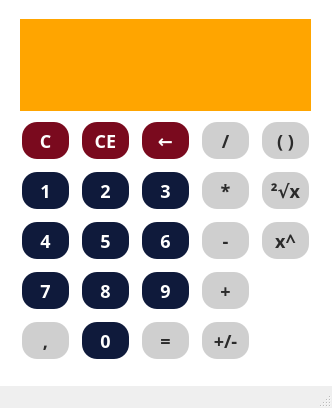
<?xml version="1.0" encoding="UTF-8"?>
<ui version="4.0">
 <class>MainWindow</class>
 <widget class="QMainWindow" name="MainWindow">
  <property name="geometry">
   <rect>
    <x>0</x>
    <y>0</y>
    <width>332</width>
    <height>408</height>
   </rect>
  </property>
  <property name="windowTitle">
   <string>MainWindow</string>
  </property>
  <property name="styleSheet">
   <string notr="true">fontsize:30px;</string>
  </property>
  <widget class="QWidget" name="centralwidget">
   <property name="styleSheet">
    <string notr="true">	background-color: white;
	color: #000000;
	border-color: #000000;</string>
   </property>
   <widget class="QLabel" name="Calculo">
    <property name="geometry">
     <rect>
      <x>20</x>
      <y>50</y>
      <width>291</width>
      <height>61</height>
     </rect>
    </property>
    <property name="font">
     <font>
      <family>Calculator</family>
      <pointsize>-1</pointsize>
     </font>
    </property>
    <property name="mouseTracking">
     <bool>false</bool>
    </property>
    <property name="layoutDirection">
     <enum>Qt::LeftToRight</enum>
    </property>
    <property name="styleSheet">
     <string notr="true">background-color: orange;
	color: #000;
	border-style: solid;
	border-radius: 0px;	
	border-color: #000000;
	font-size: 50px;
	padding: 5px 10px;</string>
    </property>
    <property name="lineWidth">
     <number>1</number>
    </property>
    <property name="text">
     <string/>
    </property>
    <property name="textFormat">
     <enum>Qt::RichText</enum>
    </property>
    <property name="alignment">
     <set>Qt::AlignRight|Qt::AlignTrailing|Qt::AlignVCenter</set>
    </property>
    <property name="margin">
     <number>0</number>
    </property>
   </widget>
   <widget class="QPushButton" name="boton1">
    <property name="geometry">
     <rect>
      <x>20</x>
      <y>170</y>
      <width>51</width>
      <height>41</height>
     </rect>
    </property>
    <property name="font">
     <font>
      <family>Bahnschrift SemiBold</family>
      <pointsize>-1</pointsize>
      <weight>75</weight>
      <bold>true</bold>
     </font>
    </property>
    <property name="cursor">
     <cursorShape>PointingHandCursor</cursorShape>
    </property>
    <property name="styleSheet">
     <string notr="true">QPushButton {
	background-color: #0f1a3b;
	color: white;
	border-style: solid;
	border-radius: 15px;
	border-color: #000000;
	font-weight: bold;
	font-size: 18px;
	margin: 2px;
}

QPushButton::hover
{
	background-color: #2346b0;
	color:white;

}

</string>
    </property>
    <property name="text">
     <string>1</string>
    </property>
   </widget>
   <widget class="QPushButton" name="boton2">
    <property name="geometry">
     <rect>
      <x>80</x>
      <y>170</y>
      <width>51</width>
      <height>41</height>
     </rect>
    </property>
    <property name="font">
     <font>
      <family>Bahnschrift SemiBold</family>
      <pointsize>-1</pointsize>
      <weight>75</weight>
      <bold>true</bold>
     </font>
    </property>
    <property name="cursor">
     <cursorShape>PointingHandCursor</cursorShape>
    </property>
    <property name="styleSheet">
     <string notr="true">QPushButton {
	background-color: #0f1a3b;
	color: white;
	border-style: solid;
	border-radius: 15px;
	border-color: #000000;
	font-weight: bold;
	font-size: 18px;
	margin: 2px;
}

QPushButton::hover
{
	background-color: #2346b0;
	color:white;

}

</string>
    </property>
    <property name="text">
     <string>2</string>
    </property>
   </widget>
   <widget class="QPushButton" name="boton3">
    <property name="geometry">
     <rect>
      <x>140</x>
      <y>170</y>
      <width>51</width>
      <height>41</height>
     </rect>
    </property>
    <property name="font">
     <font>
      <family>Bahnschrift SemiBold</family>
      <pointsize>-1</pointsize>
      <weight>75</weight>
      <bold>true</bold>
     </font>
    </property>
    <property name="cursor">
     <cursorShape>PointingHandCursor</cursorShape>
    </property>
    <property name="styleSheet">
     <string notr="true">QPushButton {
	background-color: #0f1a3b;
	color: white;
	border-style: solid;
	border-radius: 15px;
	border-color: #000000;
	font-weight: bold;
	font-size: 18px;
	margin: 2px;
}

QPushButton::hover
{
	background-color: #2346b0;
	color:white;

}

</string>
    </property>
    <property name="text">
     <string>3</string>
    </property>
   </widget>
   <widget class="QPushButton" name="boton6">
    <property name="geometry">
     <rect>
      <x>140</x>
      <y>220</y>
      <width>51</width>
      <height>41</height>
     </rect>
    </property>
    <property name="font">
     <font>
      <family>Bahnschrift SemiBold</family>
      <pointsize>-1</pointsize>
      <weight>75</weight>
      <bold>true</bold>
     </font>
    </property>
    <property name="cursor">
     <cursorShape>PointingHandCursor</cursorShape>
    </property>
    <property name="styleSheet">
     <string notr="true">QPushButton {
	background-color: #0f1a3b;
	color: white;
	border-style: solid;
	border-radius: 15px;
	border-color: #000000;
	font-weight: bold;
	font-size: 18px;
	margin: 2px;
}

QPushButton::hover
{
	background-color: #2346b0;
	color:white;

}

</string>
    </property>
    <property name="text">
     <string>6</string>
    </property>
   </widget>
   <widget class="QPushButton" name="boton4">
    <property name="geometry">
     <rect>
      <x>20</x>
      <y>220</y>
      <width>51</width>
      <height>41</height>
     </rect>
    </property>
    <property name="font">
     <font>
      <family>Bahnschrift SemiBold</family>
      <pointsize>-1</pointsize>
      <weight>75</weight>
      <bold>true</bold>
     </font>
    </property>
    <property name="cursor">
     <cursorShape>PointingHandCursor</cursorShape>
    </property>
    <property name="styleSheet">
     <string notr="true">QPushButton {
	background-color: #0f1a3b;
	color: white;
	border-style: solid;
	border-radius: 15px;
	border-color: #000000;
	font-weight: bold;
	font-size: 18px;
	margin: 2px;
}

QPushButton::hover
{
	background-color: #2346b0;
	color:white;

}

</string>
    </property>
    <property name="text">
     <string>4</string>
    </property>
   </widget>
   <widget class="QPushButton" name="boton5">
    <property name="geometry">
     <rect>
      <x>80</x>
      <y>220</y>
      <width>51</width>
      <height>41</height>
     </rect>
    </property>
    <property name="font">
     <font>
      <family>Bahnschrift SemiBold</family>
      <pointsize>-1</pointsize>
      <weight>75</weight>
      <bold>true</bold>
     </font>
    </property>
    <property name="cursor">
     <cursorShape>PointingHandCursor</cursorShape>
    </property>
    <property name="styleSheet">
     <string notr="true">QPushButton {
	background-color: #0f1a3b;
	color: white;
	border-style: solid;
	border-radius: 15px;
	border-color: #000000;
	font-weight: bold;
	font-size: 18px;
	margin: 2px;
}

QPushButton::hover
{
	background-color: #2346b0;
	color:white;

}

</string>
    </property>
    <property name="text">
     <string>5</string>
    </property>
   </widget>
   <widget class="QPushButton" name="boton9">
    <property name="geometry">
     <rect>
      <x>140</x>
      <y>270</y>
      <width>51</width>
      <height>41</height>
     </rect>
    </property>
    <property name="font">
     <font>
      <family>Bahnschrift SemiBold</family>
      <pointsize>-1</pointsize>
      <weight>75</weight>
      <bold>true</bold>
     </font>
    </property>
    <property name="cursor">
     <cursorShape>PointingHandCursor</cursorShape>
    </property>
    <property name="styleSheet">
     <string notr="true">QPushButton {
	background-color: #0f1a3b;
	color: white;
	border-style: solid;
	border-radius: 15px;
	border-color: #000000;
	font-weight: bold;
	font-size: 18px;
	margin: 2px;
}

QPushButton::hover
{
	background-color: #2346b0;
	color:white;

}

</string>
    </property>
    <property name="text">
     <string>9</string>
    </property>
   </widget>
   <widget class="QPushButton" name="boton7">
    <property name="geometry">
     <rect>
      <x>20</x>
      <y>270</y>
      <width>51</width>
      <height>41</height>
     </rect>
    </property>
    <property name="font">
     <font>
      <family>Bahnschrift SemiBold</family>
      <pointsize>-1</pointsize>
      <weight>75</weight>
      <bold>true</bold>
     </font>
    </property>
    <property name="cursor">
     <cursorShape>PointingHandCursor</cursorShape>
    </property>
    <property name="styleSheet">
     <string notr="true">QPushButton {
	background-color: #0f1a3b;
	color: white;
	border-style: solid;
	border-radius: 15px;
	border-color: #000000;
	font-weight: bold;
	font-size: 18px;
	margin: 2px;
}

QPushButton::hover
{
	background-color: #2346b0;
	color:white;

}

</string>
    </property>
    <property name="text">
     <string>7</string>
    </property>
   </widget>
   <widget class="QPushButton" name="boton8">
    <property name="geometry">
     <rect>
      <x>80</x>
      <y>270</y>
      <width>51</width>
      <height>41</height>
     </rect>
    </property>
    <property name="font">
     <font>
      <family>Bahnschrift SemiBold</family>
      <pointsize>-1</pointsize>
      <weight>75</weight>
      <bold>true</bold>
     </font>
    </property>
    <property name="cursor">
     <cursorShape>PointingHandCursor</cursorShape>
    </property>
    <property name="styleSheet">
     <string notr="true">QPushButton {
	background-color: #0f1a3b;
	color: white;
	border-style: solid;
	border-radius: 15px;
	border-color: #000000;
	font-weight: bold;
	font-size: 18px;
	margin: 2px;
}

QPushButton::hover
{
	background-color: #2346b0;
	color:white;

}

</string>
    </property>
    <property name="text">
     <string>8</string>
    </property>
   </widget>
   <widget class="QPushButton" name="suma">
    <property name="geometry">
     <rect>
      <x>200</x>
      <y>270</y>
      <width>51</width>
      <height>41</height>
     </rect>
    </property>
    <property name="font">
     <font>
      <family>Bahnschrift SemiBold</family>
      <pointsize>-1</pointsize>
      <weight>75</weight>
      <bold>true</bold>
     </font>
    </property>
    <property name="cursor">
     <cursorShape>PointingHandCursor</cursorShape>
    </property>
    <property name="styleSheet">
     <string notr="true">QPushButton {
	background-color: #cfcfcf;
	color: #2b2b2b;
	border-style: solid;
	border-radius: 15px;
	border-color: #000000;
	font-weight: bold;
	font-size: 18px;
	margin: 2px;
}

QPushButton::hover
{
	background-color: black;
	color:white;

}</string>
    </property>
    <property name="text">
     <string>+</string>
    </property>
   </widget>
   <widget class="QPushButton" name="producto">
    <property name="geometry">
     <rect>
      <x>200</x>
      <y>170</y>
      <width>51</width>
      <height>41</height>
     </rect>
    </property>
    <property name="font">
     <font>
      <family>Bahnschrift SemiBold</family>
      <pointsize>-1</pointsize>
      <weight>75</weight>
      <bold>true</bold>
     </font>
    </property>
    <property name="cursor">
     <cursorShape>PointingHandCursor</cursorShape>
    </property>
    <property name="styleSheet">
     <string notr="true">QPushButton {
	background-color: #cfcfcf;
	color: #2b2b2b;
	border-style: solid;
	border-radius: 15px;
	border-color: #000000;
	font-weight: bold;
	font-size: 18px;
	margin: 2px;
}

QPushButton::hover
{
	background-color: black;
	color:white;

}</string>
    </property>
    <property name="text">
     <string>*</string>
    </property>
   </widget>
   <widget class="QPushButton" name="resta">
    <property name="geometry">
     <rect>
      <x>200</x>
      <y>220</y>
      <width>51</width>
      <height>41</height>
     </rect>
    </property>
    <property name="font">
     <font>
      <family>Bahnschrift SemiBold</family>
      <pointsize>-1</pointsize>
      <weight>75</weight>
      <bold>true</bold>
     </font>
    </property>
    <property name="cursor">
     <cursorShape>PointingHandCursor</cursorShape>
    </property>
    <property name="styleSheet">
     <string notr="true">QPushButton {
	background-color: #cfcfcf;
	color: #2b2b2b;
	border-style: solid;
	border-radius: 15px;
	border-color: #000000;
	font-weight: bold;
	font-size: 18px;
	margin: 2px;
}

QPushButton::hover
{
	background-color: black;
	color:white;

}</string>
    </property>
    <property name="text">
     <string>-</string>
    </property>
   </widget>
   <widget class="QPushButton" name="boton0">
    <property name="geometry">
     <rect>
      <x>80</x>
      <y>320</y>
      <width>51</width>
      <height>41</height>
     </rect>
    </property>
    <property name="font">
     <font>
      <family>Bahnschrift SemiBold</family>
      <pointsize>-1</pointsize>
      <weight>75</weight>
      <bold>true</bold>
     </font>
    </property>
    <property name="cursor">
     <cursorShape>PointingHandCursor</cursorShape>
    </property>
    <property name="styleSheet">
     <string notr="true">QPushButton {
	background-color: #0f1a3b;
	color: white;
	border-style: solid;
	border-radius: 15px;
	border-color: #000000;
	font-weight: bold;
	font-size: 18px;
	margin: 2px;
}

QPushButton::hover
{
	background-color: #2346b0;
	color:white;

}

</string>
    </property>
    <property name="text">
     <string>0</string>
    </property>
   </widget>
   <widget class="QPushButton" name="igual">
    <property name="geometry">
     <rect>
      <x>140</x>
      <y>320</y>
      <width>51</width>
      <height>41</height>
     </rect>
    </property>
    <property name="font">
     <font>
      <family>Bahnschrift SemiBold</family>
      <pointsize>-1</pointsize>
      <weight>75</weight>
      <bold>true</bold>
     </font>
    </property>
    <property name="cursor">
     <cursorShape>PointingHandCursor</cursorShape>
    </property>
    <property name="styleSheet">
     <string notr="true">QPushButton {
	background-color: #cfcfcf;
	color: #2b2b2b;
	border-style: solid;
	border-radius: 15px;
	border-color: #000000;
	font-weight: bold;
	font-size: 18px;
	margin: 2px;
}

QPushButton::hover
{
	background-color: black;
	color:white;

}</string>
    </property>
    <property name="text">
     <string>=</string>
    </property>
   </widget>
   <widget class="QPushButton" name="potenciar">
    <property name="geometry">
     <rect>
      <x>260</x>
      <y>220</y>
      <width>51</width>
      <height>41</height>
     </rect>
    </property>
    <property name="font">
     <font>
      <family>Bahnschrift SemiBold</family>
      <pointsize>-1</pointsize>
      <weight>75</weight>
      <bold>true</bold>
     </font>
    </property>
    <property name="cursor">
     <cursorShape>PointingHandCursor</cursorShape>
    </property>
    <property name="styleSheet">
     <string notr="true">QPushButton {
	background-color: #cfcfcf;
	color: #2b2b2b;
	border-style: solid;
	border-radius: 15px;
	border-color: #000000;
	font-weight: bold;
	font-size: 18px;
	margin: 2px;
}

QPushButton::hover
{
	background-color: black;
	color:white;

}</string>
    </property>
    <property name="text">
     <string>x^</string>
    </property>
   </widget>
   <widget class="QPushButton" name="raizr">
    <property name="geometry">
     <rect>
      <x>260</x>
      <y>170</y>
      <width>51</width>
      <height>41</height>
     </rect>
    </property>
    <property name="font">
     <font>
      <family>Bahnschrift SemiBold</family>
      <pointsize>-1</pointsize>
      <weight>75</weight>
      <bold>true</bold>
     </font>
    </property>
    <property name="cursor">
     <cursorShape>PointingHandCursor</cursorShape>
    </property>
    <property name="styleSheet">
     <string notr="true">QPushButton {
	background-color: #cfcfcf;
	color: #2b2b2b;
	border-style: solid;
	border-radius: 15px;
	border-color: #000000;
	font-weight: bold;
	font-size: 18px;
	margin: 2px;
}

QPushButton::hover
{
	background-color: black;
	color:white;

}</string>
    </property>
    <property name="text">
     <string>²√x</string>
    </property>
   </widget>
   <widget class="QPushButton" name="borrar_termino">
    <property name="geometry">
     <rect>
      <x>20</x>
      <y>120</y>
      <width>51</width>
      <height>41</height>
     </rect>
    </property>
    <property name="font">
     <font>
      <family>Bahnschrift SemiBold</family>
      <pointsize>-1</pointsize>
      <weight>75</weight>
      <bold>true</bold>
     </font>
    </property>
    <property name="cursor">
     <cursorShape>PointingHandCursor</cursorShape>
    </property>
    <property name="styleSheet">
     <string notr="true">QPushButton {
	background-color: #7a0a1e ;
	color: white;
	border-style: solid;
	border-radius: 15px;
	border-color: #000000;
	font-weight: bold;
	font-size: 18px;
	margin: 2px;
}

QPushButton::hover
{
	background-color:#d11739;
	color:white;

}</string>
    </property>
    <property name="text">
     <string>C</string>
    </property>
   </widget>
   <widget class="QPushButton" name="division">
    <property name="geometry">
     <rect>
      <x>200</x>
      <y>120</y>
      <width>51</width>
      <height>41</height>
     </rect>
    </property>
    <property name="font">
     <font>
      <family>Bahnschrift SemiBold</family>
      <pointsize>-1</pointsize>
      <weight>75</weight>
      <bold>true</bold>
     </font>
    </property>
    <property name="cursor">
     <cursorShape>PointingHandCursor</cursorShape>
    </property>
    <property name="styleSheet">
     <string notr="true">QPushButton {
	background-color: #cfcfcf;
	color: #2b2b2b;
	border-style: solid;
	border-radius: 15px;
	border-color: #000000;
	font-weight: bold;
	font-size: 18px;
	margin: 2px;
}

QPushButton::hover
{
	background-color: black;
	color:white;

}</string>
    </property>
    <property name="text">
     <string>/</string>
    </property>
   </widget>
   <widget class="QPushButton" name="eliminar">
    <property name="geometry">
     <rect>
      <x>80</x>
      <y>120</y>
      <width>51</width>
      <height>41</height>
     </rect>
    </property>
    <property name="font">
     <font>
      <family>Bahnschrift SemiBold</family>
      <pointsize>-1</pointsize>
      <weight>75</weight>
      <bold>true</bold>
     </font>
    </property>
    <property name="cursor">
     <cursorShape>PointingHandCursor</cursorShape>
    </property>
    <property name="styleSheet">
     <string notr="true">QPushButton {
	background-color: #7a0a1e ;
	color: white;
	border-style: solid;
	border-radius: 15px;
	border-color: #000000;
	font-weight: bold;
	font-size: 18px;
	margin: 2px;
}

QPushButton::hover
{
	background-color:#d11739;
	color:white;

}</string>
    </property>
    <property name="text">
     <string>CE</string>
    </property>
   </widget>
   <widget class="QPushButton" name="borrar_undigito">
    <property name="geometry">
     <rect>
      <x>140</x>
      <y>120</y>
      <width>51</width>
      <height>41</height>
     </rect>
    </property>
    <property name="font">
     <font>
      <family>Bahnschrift SemiBold</family>
      <pointsize>-1</pointsize>
      <weight>75</weight>
      <bold>true</bold>
     </font>
    </property>
    <property name="cursor">
     <cursorShape>PointingHandCursor</cursorShape>
    </property>
    <property name="styleSheet">
     <string notr="true">QPushButton {
	background-color: #7a0a1e ;
	color: white;
	border-style: solid;
	border-radius: 15px;
	border-color: #000000;
	font-weight: bold;
	font-size: 18px;
	margin: 2px;
}

QPushButton::hover
{
	background-color:#d11739;
	color:white;

}</string>
    </property>
    <property name="text">
     <string>←</string>
    </property>
   </widget>
   <widget class="QPushButton" name="negativo">
    <property name="geometry">
     <rect>
      <x>200</x>
      <y>320</y>
      <width>51</width>
      <height>41</height>
     </rect>
    </property>
    <property name="font">
     <font>
      <family>Bahnschrift SemiBold</family>
      <pointsize>-1</pointsize>
      <weight>75</weight>
      <bold>true</bold>
     </font>
    </property>
    <property name="cursor">
     <cursorShape>PointingHandCursor</cursorShape>
    </property>
    <property name="styleSheet">
     <string notr="true">QPushButton {
	background-color: #cfcfcf;
	color: #2b2b2b;
	border-style: solid;
	border-radius: 15px;
	border-color: #000000;
	font-weight: bold;
	font-size: 18px;
	margin: 2px;
}

QPushButton::hover
{
	background-color: black;
	color:white;

}</string>
    </property>
    <property name="text">
     <string>+/-</string>
    </property>
   </widget>
   <widget class="QPushButton" name="decimal">
    <property name="geometry">
     <rect>
      <x>20</x>
      <y>320</y>
      <width>51</width>
      <height>41</height>
     </rect>
    </property>
    <property name="font">
     <font>
      <family>Bahnschrift SemiBold</family>
      <pointsize>-1</pointsize>
      <weight>75</weight>
      <bold>true</bold>
     </font>
    </property>
    <property name="cursor">
     <cursorShape>PointingHandCursor</cursorShape>
    </property>
    <property name="styleSheet">
     <string notr="true">QPushButton {
	background-color: #cfcfcf;
	color: #2b2b2b;
	border-style: solid;
	border-radius: 15px;
	border-color: #000000;
	font-weight: bold;
	font-size: 18px;
	margin: 2px;
}

QPushButton::hover
{
	background-color: black;
	color:white;

}</string>
    </property>
    <property name="text">
     <string>,</string>
    </property>
   </widget>
   <widget class="QLabel" name="label_op">
    <property name="geometry">
     <rect>
      <x>20</x>
      <y>19</y>
      <width>291</width>
      <height>31</height>
     </rect>
    </property>
    <property name="font">
     <font>
      <pointsize>-1</pointsize>
      <weight>75</weight>
      <bold>true</bold>
     </font>
    </property>
    <property name="styleSheet">
     <string notr="true">background-color: orange;
	color: #000;
	border-style: solid;
	border-radius: 0px;	
	border-color: #000000;
	font-size: 20px;
	padding: 5px;</string>
    </property>
    <property name="text">
     <string/>
    </property>
    <property name="alignment">
     <set>Qt::AlignRight|Qt::AlignTrailing|Qt::AlignVCenter</set>
    </property>
    <property name="margin">
     <number>-10</number>
    </property>
   </widget>
   <widget class="QPushButton" name="btn_parentesis">
    <property name="geometry">
     <rect>
      <x>260</x>
      <y>120</y>
      <width>51</width>
      <height>41</height>
     </rect>
    </property>
    <property name="font">
     <font>
      <family>Bahnschrift SemiBold</family>
      <pointsize>-1</pointsize>
      <weight>75</weight>
      <bold>true</bold>
     </font>
    </property>
    <property name="cursor">
     <cursorShape>PointingHandCursor</cursorShape>
    </property>
    <property name="styleSheet">
     <string notr="true">QPushButton {
	background-color: #cfcfcf;
	color: #2b2b2b;
	border-style: solid;
	border-radius: 15px;
	border-color: #000000;
	font-weight: bold;
	font-size: 18px;
	margin: 2px;
}

QPushButton::hover
{
	background-color: black;
	color:white;

}</string>
    </property>
    <property name="text">
     <string>( )</string>
    </property>
   </widget>
  </widget>
  <widget class="QStatusBar" name="statusbar"/>
 </widget>
 <resources/>
 <connections/>
</ui>
